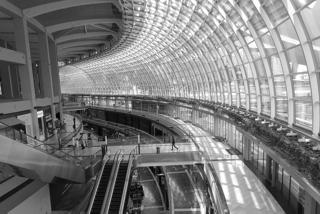
%> input picture HW5/building2.jpg, 320 x 214 px
$ octave hw5.1.m   (GNU Octave 9; MATLAB toolbox functions it lacks are replaced by stand-ins)
%> lines starting %> are read from the running program, lines starting %| are printed output that depends on the picture
close all
clear

img = imread("building2.jpg");
%> img is the input picture: size 214x320 uint8; min 0, max 255, mean 125.2
figure;imshow(img);
img_noise = imnoise(img,'salt & pepper');
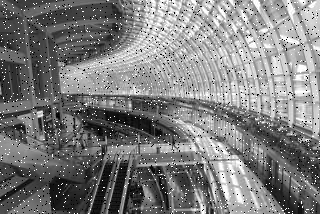
%> img_noise: size 214x320 uint8; min 0, max 255, mean 125.3
figure;imshow(img_noise);

pseudo_filter = strel('square',3);
img_psmed = (0.5*imclose(img_noise,pseudo_filter)) + (0.5*imopen(img_noise,pseudo_filter));
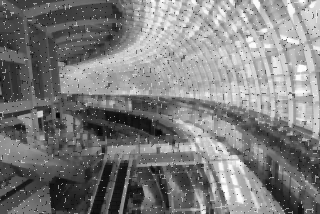
%> img_psmed: size 214x320 uint8; min 6, max 254, mean 125.8
figure;imshow(img_psmed);

img_median = medfilt2(img_noise,[3,3]);
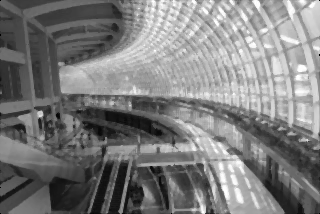
%> img_median: size 214x320 uint8; min 0, max 255, mean 124.9
figure;imshow(img_median);

psmed_psnr = psnr(img,img_psmed);
%> psmed_psnr = 21.86
median_psnr = psnr(img,img_median);
%> median_psnr = 25.99

$ run again, with HW5/nature.jpg copied over HW5/building2.jpg
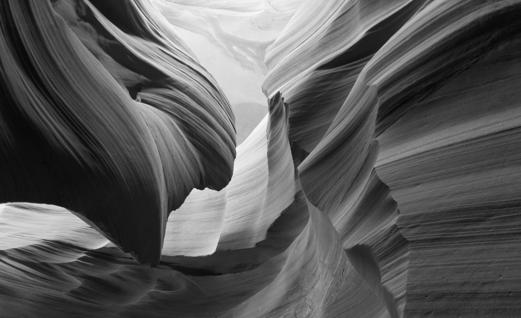
%> input picture HW5/nature.jpg, 521 x 318 px
%> img is the input picture: size 318x521 uint8; min 1, max 254, mean 89.8
%> `img_noise = imnoise(img,'salt & pepper');`:
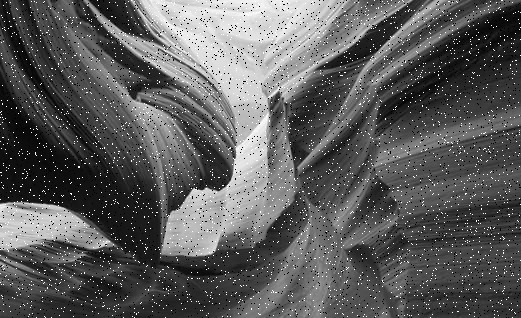
%> img_noise: size 318x521 uint8; min 0, max 255, mean 91.7
%> `img_psmed = (0.5*imclose(img_noise,pseudo_filter)) + (0.5*imopen(img_n..`:
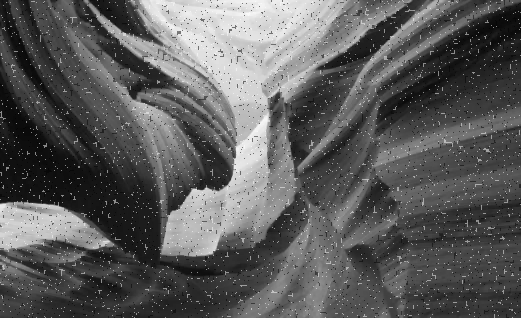
%> img_psmed: size 318x521 uint8; min 5, max 249, mean 91.4
%> psmed_psnr = 22.65
%> median_psnr = 34.4

$ run again, with HW5/cameraman.bmp saved as HW5/building2.jpg
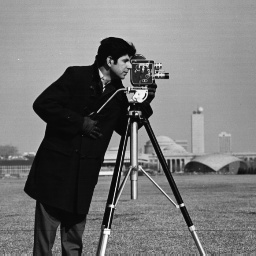
%> input picture HW5/cameraman.bmp, 256 x 256 px
%> img is the input picture: size 256x256 uint8; min 4, max 254, mean 118.7
%> `img_psmed = (0.5*imclose(img_noise,pseudo_filter)) + (0.5*imopen(img_n..`:
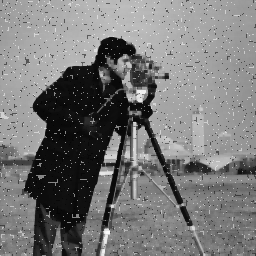
%> img_psmed: size 256x256 uint8; min 4, max 250, mean 119.4
%> `img_median = medfilt2(img_noise,[3,3]);`:
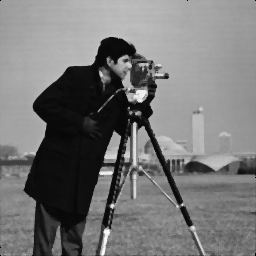
%> img_median: size 256x256 uint8; min 0, max 250, mean 118.3
%> psmed_psnr = 21.83
%> median_psnr = 26.74
